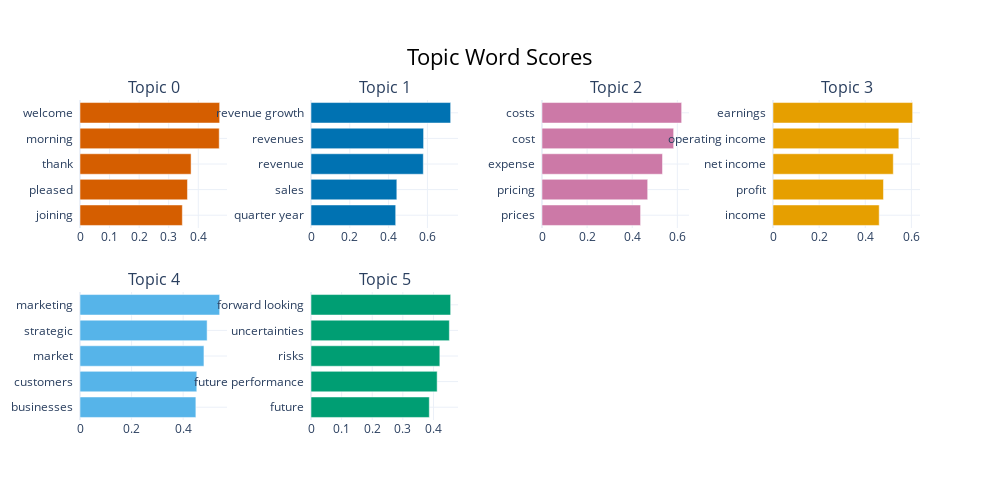

Notebook source saved alongside this figure:
### Code cell
topic_model.visualize_barchart()

### Figure 1 — Plotly figure (JSON) as saved in the notebook; plotly's stock layout.template omitted (floating-point values rounded to 4 significant figures)
{"data": [{"marker": {"color": "#D55E00"}, "orientation": "h", "type": "bar", "x": [0.346, 0.3633, 0.3755, 0.4707, 0.4721], "xaxis": "x", "y": ["joining  ", "pleased  ", "thank  ", "morning  ", "welcome  "], "yaxis": "y"}, {"marker": {"color": "#0072B2"}, "orientation": "h", "type": "bar", "x": [0.4365, 0.4424, 0.5788, 0.5803, 0.7198], "xaxis": "x2", "y": ["quarter year  ", "sales  ", "revenue  ", "revenues  ", "revenue growth  "], "yaxis": "y2"}, {"marker": {"color": "#CC79A7"}, "orientation": "h", "type": "bar", "x": [0.437, 0.4685, 0.5342, 0.5836, 0.6191], "xaxis": "x3", "y": ["prices  ", "pricing  ", "expense  ", "cost  ", "costs  "], "yaxis": "y3"}, {"marker": {"color": "#E69F00"}, "orientation": "h", "type": "bar", "x": [0.4604, 0.4789, 0.5215, 0.5455, 0.6054], "xaxis": "x4", "y": ["income  ", "profit  ", "net income  ", "operating income  ", "earnings  "], "yaxis": "y4"}, {"marker": {"color": "#56B4E9"}, "orientation": "h", "type": "bar", "x": [0.4493, 0.4529, 0.4806, 0.493, 0.5416], "xaxis": "x5", "y": ["businesses  ", "customers  ", "market  ", "strategic  ", "marketing  "], "yaxis": "y5"}, {"marker": {"color": "#009E73"}, "orientation": "h", "type": "bar", "x": [0.3864, 0.4121, 0.4208, 0.4519, 0.4562], "xaxis": "x6", "y": ["future  ", "future performance  ", "risks  ", "uncertainties  ", "forward looking  "], "yaxis": "y6"}], "layout": {"annotations": [{"font": {"size": 16}, "showarrow": false, "text": "Topic 0", "x": 0.0875, "xanchor": "center", "xref": "paper", "y": 1, "yanchor": "bottom", "yref": "paper"}, {"font": {"size": 16}, "showarrow": false, "text": "Topic 1", "x": 0.3625, "xanchor": "center", "xref": "paper", "y": 1, "yanchor": "bottom", "yref": "paper"}, {"font": {"size": 16}, "showarrow": false, "text": "Topic 2", "x": 0.6375, "xanchor": "center", "xref": "paper", "y": 1, "yanchor": "bottom", "yref": "paper"}, {"font": {"size": 16}, "showarrow": false, "text": "Topic 3", "x": 0.9125, "xanchor": "center", "xref": "paper", "y": 1, "yanchor": "bottom", "yref": "paper"}, {"font": {"size": 16}, "showarrow": false, "text": "Topic 4", "x": 0.0875, "xanchor": "center", "xref": "paper", "y": 0.4, "yanchor": "bottom", "yref": "paper"}, {"font": {"size": 16}, "showarrow": false, "text": "Topic 5", "x": 0.3625, "xanchor": "center", "xref": "paper", "y": 0.4, "yanchor": "bottom", "yref": "paper"}], "height": 500, "hoverlabel": {"bgcolor": "white", "font": {"family": "Rockwell", "size": 16}}, "showlegend": false, "title": {"font": {"color": "Black", "size": 22}, "text": "Topic Word Scores", "x": 0.5, "xanchor": "center", "yanchor": "top"}, "width": 1000, "xaxis": {"anchor": "y", "domain": [0, 0.175], "showgrid": true}, "xaxis2": {"anchor": "y2", "domain": [0.275, 0.45], "showgrid": true}, "xaxis3": {"anchor": "y3", "domain": [0.55, 0.725], "showgrid": true}, "xaxis4": {"anchor": "y4", "domain": [0.825, 1], "showgrid": true}, "xaxis5": {"anchor": "y5", "domain": [0, 0.175], "showgrid": true}, "xaxis6": {"anchor": "y6", "domain": [0.275, 0.45], "showgrid": true}, "xaxis7": {"anchor": "y7", "domain": [0.55, 0.725], "showgrid": true}, "xaxis8": {"anchor": "y8", "domain": [0.825, 1], "showgrid": true}, "yaxis": {"anchor": "x", "domain": [0.6, 1], "showgrid": true}, "yaxis2": {"anchor": "x2", "domain": [0.6, 1], "showgrid": true}, "yaxis3": {"anchor": "x3", "domain": [0.6, 1], "showgrid": true}, "yaxis4": {"anchor": "x4", "domain": [0.6, 1], "showgrid": true}, "yaxis5": {"anchor": "x5", "domain": [0, 0.4], "showgrid": true}, "yaxis6": {"anchor": "x6", "domain": [0, 0.4], "showgrid": true}, "yaxis7": {"anchor": "x7", "domain": [0, 0.4], "showgrid": true}, "yaxis8": {"anchor": "x8", "domain": [0, 0.4], "showgrid": true}}}
